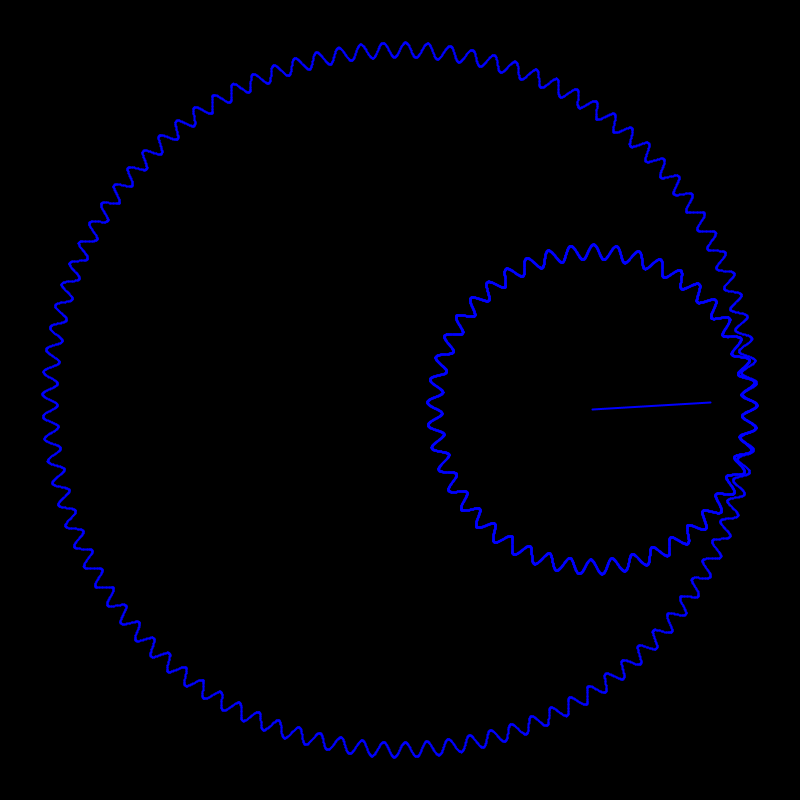
Frame 1 (no input)
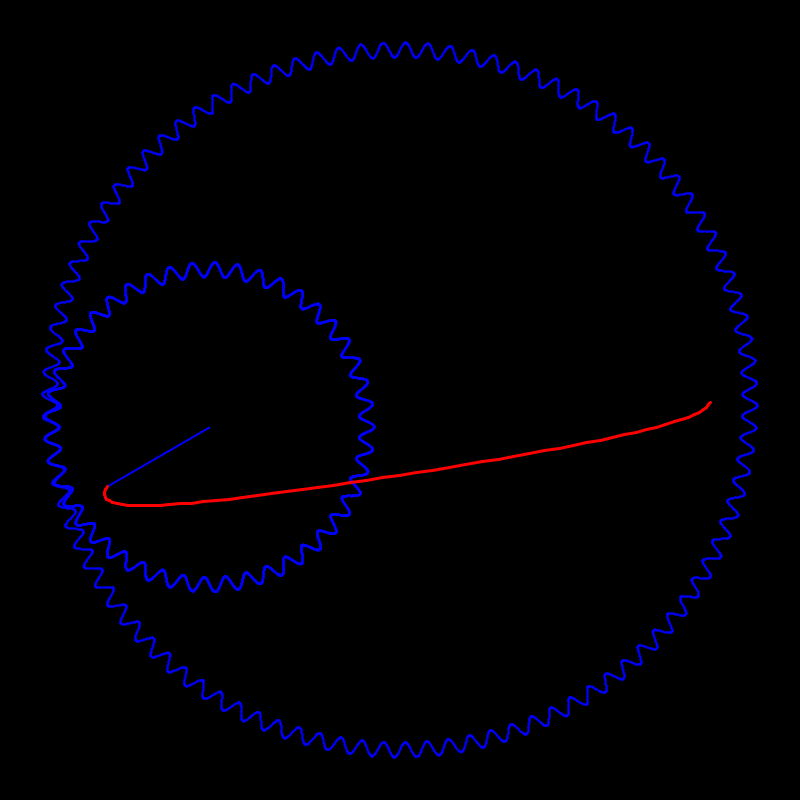
Frame 60 (the mouse pressed at the canvas centre just before this capture)
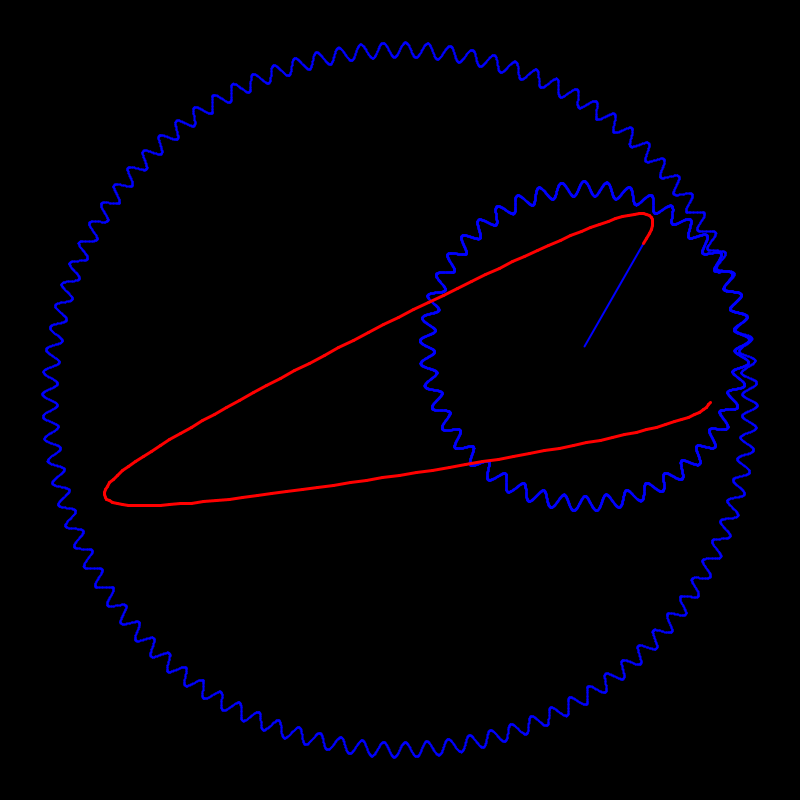
Frame 120 (the mouse held since frame 60 and released just before this capture)

The Processing sketch that drew these frames (run headless with seeded random() and noise(); from frame 60 on, the mouse is pressed at the canvas centre):

// Processing sketch: Spirograph
// ── Spirograph.pde
int cont = 0;
float porcentagemRaio = 0.75;

//ArrayList<PVector> ponto = new ArrayList<PVector>();
PVector[] ponto = new PVector[10000];

Gear engrenagemExterior;
Gear engrenagemInterior;

void setup()
{
  size(800,800);
  
  //                            dentes,  raio  , vel 
  engrenagemExterior = new Gear(  100 ,   700  , 0.01);
  engrenagemInterior = new Gear(   45 ,   45*7  , 0.05);
}

void draw()
{
  background(0);
  translate(width/2, height/2);
  
  stroke(0,0,255);
  strokeWeight(2);
  
  engrenagemExterior.draw(0, 0);
  
  engrenagemInterior.update();
  
  engrenagemInterior.anguloRotacao = -engrenagemInterior.anguloTranslacao * (engrenagemExterior.dentes / engrenagemInterior.dentes - 1);
  
  float raio = engrenagemExterior.raio-engrenagemInterior.raio;
  
  engrenagemInterior.draw(raio*cos(engrenagemInterior.anguloTranslacao), raio*sin(engrenagemInterior.anguloTranslacao));
  
  engrenagemInterior.addPonto(raio*cos(engrenagemInterior.anguloTranslacao), raio*sin(engrenagemInterior.anguloTranslacao));
  
  if(cont > 9999)
  {
    cont = 0;
  }
  
  noFill();
  stroke(255,0,0);
  strokeWeight(3);
  
  for(int i=1; i<cont; i++)
  {
    line(ponto[i-1].x, ponto[i-1].y, ponto[i].x, ponto[i].y);
  }
  
}
// ── Gear.pde
class Gear
{
  float dentes;
  float raio;
  float anguloRotacao;
  float anguloTranslacao;
  float velocidade;
  
  Gear(float dentes, float raio, float velocidade)
  {
    this.dentes = dentes;
    this.raio = raio/2;
    this.anguloRotacao = 0;
    this.anguloTranslacao = 0;
    this.velocidade = velocidade;
  }
  
  void addPonto(float centroX, float centroY)
  {
    ponto[cont] = new PVector(centroX+porcentagemRaio*this.raio*cos(this.anguloRotacao), centroY+porcentagemRaio*this.raio*sin(this.anguloRotacao));
    cont++;
  }
  
  void update()
  {
    this.anguloTranslacao += this.velocidade;
  }
  
  void draw(float centroX, float centroY)
  {
    translate(centroX, centroY);
    rotate(this.anguloRotacao);
    
    for(float i=0; i<TWO_PI; i+=0.001)
    {
      float alturaDente = ((TWO_PI*this.raio)/this.dentes)/3;
      float raioCompleto = this.raio + alturaDente*sin(i*this.dentes);
      
      point(raioCompleto*cos(i), raioCompleto*sin(i));
    }
    
    
    rotate(-this.anguloRotacao);
    
    if(this.dentes == engrenagemInterior.dentes)
    {
      line(0, 0, porcentagemRaio*this.raio*cos(this.anguloRotacao), porcentagemRaio*this.raio*sin(this.anguloRotacao));
    }
    
    translate(-centroX, -centroY);
    
  }
}
